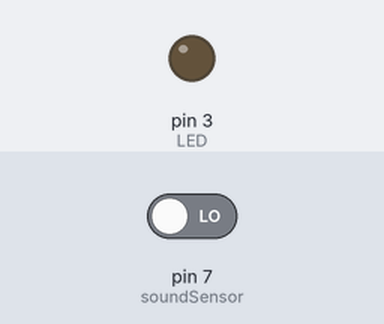
This sketch was run on a simulated Arduino Uno, built with avr-gcc and run on an emulated ATmega328P. Parts: output pins drawn as LEDs (lit = HIGH). Inputs (shaded band) come from the test bench; at power-on: pin 7 (soundSensor) LOW.

Above: at 1.2 s.
1.3 s: pin 7 (soundSensor) driven HIGH
At 1.6 s:
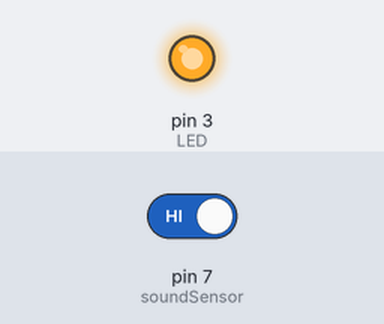
2.8 s: pin 7 (soundSensor) driven LOW
At 3.9 s:
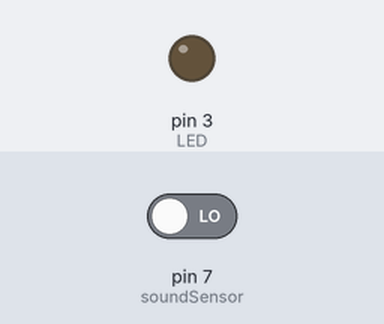
Timing chart, 0 to 5.8 s (numbered marks = the images above; inputs shaded):
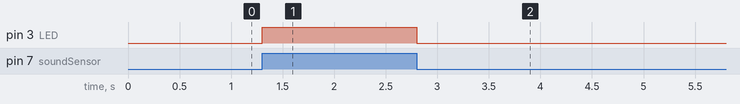

The sketch:

Adio_test_2.ino
```cpp
int soundSensor = 7;
int LED = 3;
int val;
void setup()
{

  pinMode (soundSensor, INPUT);
  pinMode (LED, OUTPUT);
}

void loop()
{
  val=digitalRead(soundSensor);

  if (val==HIGH)
  {
    digitalWrite(LED, HIGH);
  }

  else
  {
    digitalWrite(LED, LOW);
  }

}
```

Measured:
- after the input at 1.3 s, pin 3 (LED): LOW → HIGH at once
- after the input at 2.8 s, pin 3 (LED): HIGH → LOW at once
